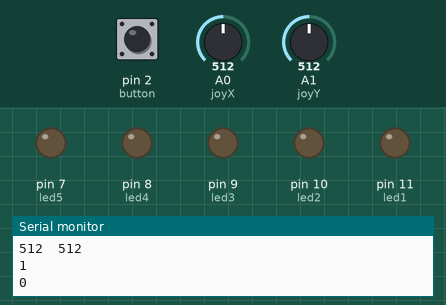
Recording of a sketch running on a simulated Arduino Uno, built with avr-gcc and run on an emulated ATmega328P. Shown: output pins drawn as LEDs (lit = HIGH), the last lines printed to the serial monitor. The inputs (shaded band) are chosen by the test bench; at power-on: pin 2 (button) HIGH, A0 (joyX) = 512, A1 (joyY) = 512.

Above: at 1.2 s.
1.3 s: pin 2 (button) pulled LOW for 0.15 s
At 1.39 s:
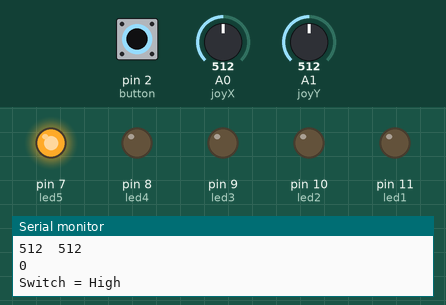
2.9 s: A0 (joyX) set to 12
4.4 s: A0 (joyX) set to 9
At 5.5 s:
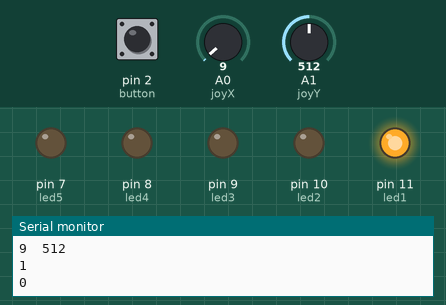
5.9 s: A1 (joyY) set to 488
At 7.1 s:
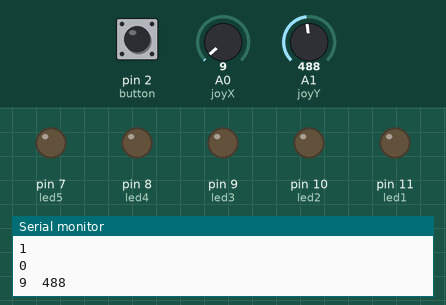
7.4 s: A1 (joyY) set to 12
8.9 s: A1 (joyY) set to 9
At 9.2 s:
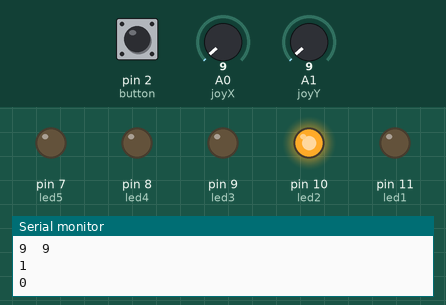
Timing chart, 0 to 11.4 s (numbered marks = the images above; inputs shaded):
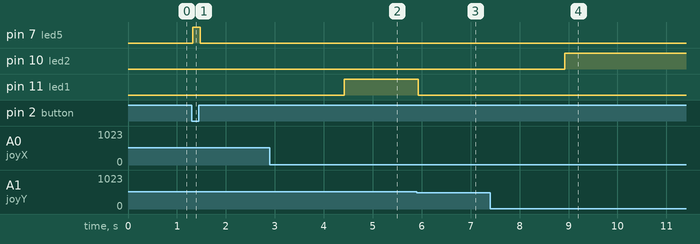

Measured:
- the behaviour switches between 11 and 10 on A0 (joyX) (found by bisection; images 1 and 2)
- the behaviour switches between 500 and 499 on A1 (joyY) (found by bisection; images 2 and 3)
- the behaviour switches between 11 and 10 on A1 (joyY) (found by bisection; images 3 and 4)
- after the input at 1.3 s, pin 7 (led5): LOW → HIGH at once, → LOW 0.15 s later
- after the input at 4.4 s, pin 11 (led1): LOW → HIGH at once
- after the input at 5.9 s, pin 11 (led1): HIGH → LOW at once
- after the input at 8.9 s, pin 10 (led2): LOW → HIGH at once

The sketch:

joystick3.ino
```cpp
#define joyX A0
#define joyY A1

int led1 = 11;
int led2 = 10;
int led3 = 9;
int led4 = 8;
int led5 = 7;

int button=2;
int buttonState = 0;
int buttonState1 = 0;

void setup() {
  pinMode(led1, OUTPUT);
  pinMode(led2, OUTPUT);
  pinMode(led3, OUTPUT);
  pinMode(led4, OUTPUT);

  pinMode(led5, OUTPUT);

  pinMode(button,INPUT);
  digitalWrite(button, HIGH);
  Serial.begin(9600);
}

void loop() {
 int xValue = analogRead(joyX);
 int yValue = analogRead(joyY);

  Serial.print(xValue);
  Serial.print("\t");
  Serial.println(yValue);

  buttonState = digitalRead(button);
  Serial.println(buttonState);
  if (xValue>=0 && yValue<=10)
  {
    digitalWrite(led2, HIGH);
  }
  else{digitalWrite(led2, LOW);}

  if (xValue<=10 && yValue>=500)
  {
    digitalWrite(led1, HIGH);
  }
  else{digitalWrite(led1, LOW);}

  if (xValue>=1020 && yValue>=500)
  {
    digitalWrite(led3, HIGH);
  }
  else{digitalWrite(led3, LOW);}

  if (xValue>=500 && yValue>=1020)
  {
    digitalWrite(led4, HIGH);
  }
  else{digitalWrite(led4, LOW);}

  if (xValue>=1020 && yValue>=1020)
  {
    digitalWrite(led3, LOW);
    digitalWrite(led4, LOW);
  }

  if (buttonState == LOW)
  {
    Serial.println("Switch = High");
    digitalWrite(led5, HIGH);
  }
  else{digitalWrite(led5, LOW);}
  buttonState1 = digitalRead(led5);
  Serial.println(buttonState1);
  delay(50);
}
```
